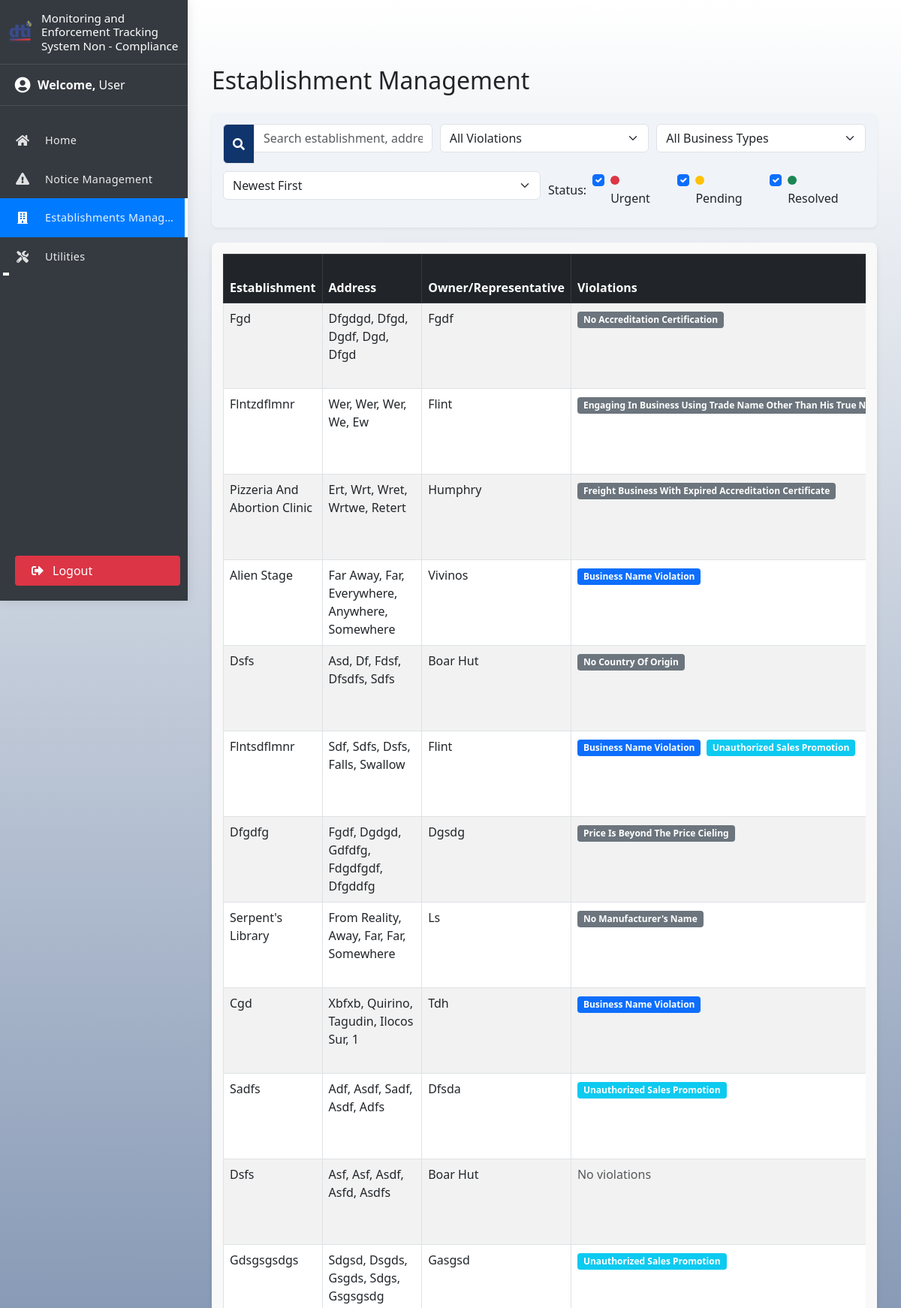
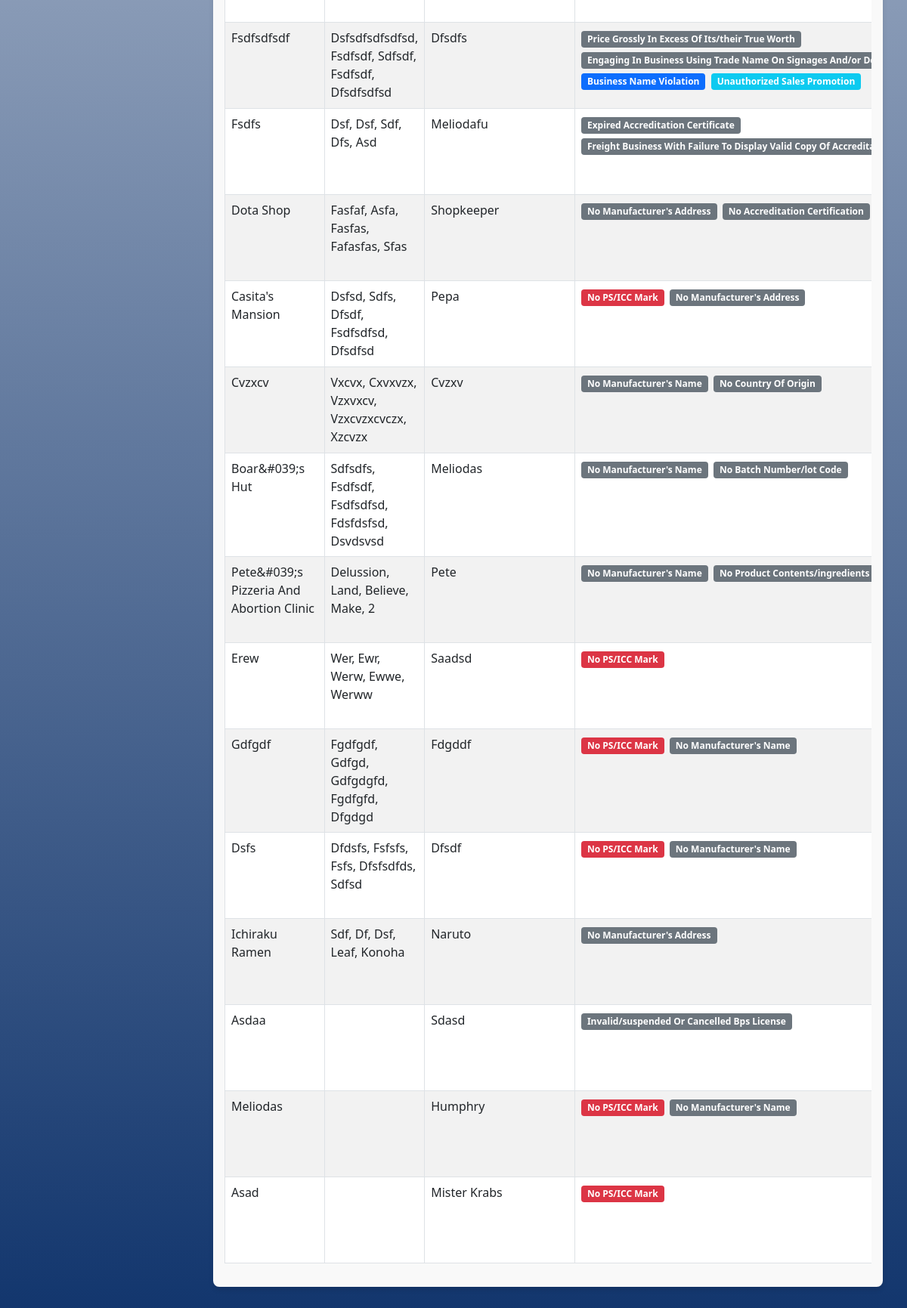
/nov_form.php, run on the app's committed database (2 pictures, top to bottom).
### tables this page shows
CREATE TABLE `establishments` (
  `establishment_id` int(11) NOT NULL AUTO_INCREMENT,
  `name` varchar(255) NOT NULL,
  `owner_representative` varchar(255) DEFAULT NULL,
  `nature` varchar(255) NOT NULL,
  `products` text NOT NULL,
  `violations` text NOT NULL,
  `notice_status` varchar(50) DEFAULT NULL,
  `remarks` text NOT NULL,
  `nov_files` varchar(255) NOT NULL,
  `created_at` timestamp NOT NULL DEFAULT current_timestamp(),
  `issued_by` varchar(255) DEFAULT NULL,
  `issued_datetime` datetime DEFAULT NULL,
  `num_violations` varchar(11) DEFAULT NULL,
  `date_created` datetime NOT NULL DEFAULT current_timestamp(),
  `date_updated` datetime NOT NULL DEFAULT current_timestamp(),
  PRIMARY KEY (`establishment_id`)
);

### public/nov_form.php (the view, shortened to what this page needs)
<?php
include __DIR__ . '/../connection.php';
include '../templates/header.php';
function capitalizeWords($string) {
    return ucwords(strtolower($string));
}
$query = "
    SELECT
        e.establishment_id,
        e.name,
        e.owner_representative AS owner_rep,
        e.violations AS all_violations,
        e.products AS inventory_products,
        e.num_violations,
        e.nature,
        e.remarks,
        e.created_at,
        e.date_updated,
        e.nov_files,
        CONCAT(IFNULL(a.street, ''), IF(a.street IS NOT NULL AND a.street != '', ', ', ''),
               IFNULL(a.barangay, ''), IF(a.barangay IS NOT NULL AND a.barangay != '', ', ', ''),
               IFNULL(a.municipality, ''), IF(a.municipality IS NOT NULL AND a.municipality != '', ', ', ''),
               IFNULL(a.province, ''), IF(a.province IS NOT NULL AND a.province != '', ', ', ''),
               IFNULL(a.region, '')) AS address
    FROM establishments e
    LEFT JOIN addresses a ON e.establishment_id = a.establishment_id
    ORDER BY e.date_updated DESC
";
$result = $conn->query($query);
?>
<!DOCTYPE html>
<html lang="en">
<head>
    <link href="https://cdn.jsdelivr.net/npm/bootstrap@5.3.0/dist/css/bootstrap.min.css" rel="stylesheet">
    <link rel="stylesheet" href="https://cdn.jsdelivr.net/npm/sweetalert2@11/dist/sweetalert2.min.css">
    <link rel="stylesheet" href="https://cdn.jsdelivr.net/npm/flatpickr/dist/flatpickr.min.css">
    <link rel="stylesheet" href="https://cdnjs.cloudflare.com/ajax/libs/font-awesome/5.15.4/css/all.min.css" />
</head>
<body>
    <div class="container py-5">
        <h2 class="mb-4">Establishment Management</h2>
<div class="filter-controls">
    <div class="filter-row">
        <div class="filter-item">
            <div class="input-group">
                <span class="input-group-text" style="background-color: #10346C; color: white;">
                    <i class="fas fa-search"></i>
                </span>
                <input
                    type="text"
                    id="searchInput"
                    class="form-control search-bar"
                    placeholder="Search establishment, address, or violations"
                    onkeyup="filterTable()"
                >
            </div>
        </div>
        <div class="filter-item">
            <select id="violationFilter" class="form-select" onchange="filterTable()">
                <option value="">All Violations</option>
            </select>
        </div>
        <div class="filter-item">
            <select id="natureFilter" class="form-select" onchange="filterTable()">
                <option value="">All Business Types</option>
            </select>
        </div>
    </div>
    <div class="filter-row">
        <div class="filter-item">
            <select id="sortBy" class="form-select" onchange="sortTable()">
                <option value="dateDesc">Newest First</option>
            </select>
        </div>
        <div class="filter-item d-flex align-items-center">
            <label class="me-2">Status:</label>
            <div class="form-check form-check-inline">
                <input class="form-check-input" type="checkbox" id="showUrgent" checked onchange="filterTable()">
                <label class="form-check-label" for="showUrgent">
                    <span class="status-indicator status-urgent"></span> Urgent
                </label>
            </div>
            <div class="form-check form-check-inline">
                <input class="form-check-input" type="checkbox" id="showPending" checked onchange="filterTable()">
                <label class="form-check-label" for="showPending">
                    <span class="status-indicator status-pending"></span> Pending
                </label>
            </div>
            <div class="form-check form-check-inline">
                <input class="form-check-input" type="checkbox" id="showResolved" checked onchange="filterTable()">
                <label class="form-check-label" for="showResolved">
                    <span class="status-indicator status-resolved"></span> Resolved
                </label>
            </div>
        </div>
    </div>
</div>
    <div class="table-container">
        <div class="table-responsive">
            <table class="table table-striped table-bordered" id="recordsTable">
                <thead class="table-dark">
                    <tr>
                        <th>Establishment</th>
                        <th>Address</th>
                        <th>Owner/Representative</th>
                        <th>Violations</th>
                    </tr>
                </thead>
                <tbody>
                <?php while ($row = $result->fetch_assoc()):
                        $status = "pending";
                        ?>
                         <tr data-id="<?= isset($row['establishment_id']) ? $row['establishment_id'] : '' ?>" data-status="<?= $status ?>" data-nature="<?= isset($row['nature']) ? $row['nature'] : '' ?>">
                            <td><?= capitalizeWords(htmlspecialchars($row['name'])) ?></td>
                            <td><?= isset($row['address']) ? capitalizeWords(htmlspecialchars(trim($row['address'], ', '))) : '<span class="text-muted">No address available</span>' ?></td>
                            <td><?= capitalizeWords(htmlspecialchars($row['owner_rep'])) ?></td>
                            <td class="violations-cell">
    <?php
      if (!empty($row['all_violations'])) {
        $violations = array_map('trim', explode(',', $row['all_violations']));
        $formattedViolations = array_map(function($v) {
            if (strpos(strtolower($v), 'ps/icc') !== false) return '<span class="badge bg-danger">No PS/ICC Mark</span>';
            if (strpos(strtolower($v), 'invalid/expired') !== false) return '<span class="badge bg-warning">Invalid/Expired Accreditation</span>';
            if (strpos(strtolower($v), 'improper labeling') !== false) return '<span class="badge bg-info">Improper Labeling</span>';
            if (strpos(strtolower($v), 'price tag') !== false) return '<span class="badge bg-secondary">Price Tag Violations</span>';
            if (strpos(strtolower($v), 'overpricing') !== false) return '<span class="badge bg-danger">Overpricing</span>';
            if (strpos(strtolower($v), 'business name') !== false) return '<span class="badge bg-primary">Business Name Violation</span>';
            if (strpos(strtolower($v), 'sales promotion') !== false) return '<span class="badge bg-info">Unauthorized Sales Promotion</span>';
            return '<span class="badge bg-secondary">' . ucwords(strtolower($v)) . '</span>';
        }, $violations);
        echo implode(' ', array_unique($formattedViolations));
    } else {
        echo '<span class="text-muted">No violations</span>';
    }
    ?>
</td>
                        </tr>
                    <?php endwhile; ?>
                </tbody>
            </table>
        </div>
    </div>
</div>
            </body>
            </html>
<?php include '../templates/footer.php'; ?>

### templates/header.php (shortened to what this page needs)
<!DOCTYPE html>
<html lang="en">
<head>
    <link href="https://cdn.jsdelivr.net/npm/bootstrap@5.2.3/dist/css/bootstrap.min.css" rel="stylesheet">
    <link rel="stylesheet" href="https://cdnjs.cloudflare.com/ajax/libs/font-awesome/6.4.0/css/all.min.css">
</head>
<body>
    <div id="wrapper">
        <?php include 'sidebar.php'; ?>
        <div id="content">

### templates/sidebar.php (shortened to what this page needs)
<?php
$current_page = basename($_SERVER['PHP_SELF']);
?>
<nav id="sidebar">
    <div class="sidebar-header">
        <img src="../images/dti-logo1.png" alt="DTI Logo" class="sidebar-logo">
        <div class="title-container">
            <h5 class="sidebar-title mb-0">Monitoring and Enforcement Tracking System Non - Compliance</h5>
        </div>
    </div>
    <div class="user-profile">
        <div class="d-flex align-items-center">
            <div class="icon-container">
                <i class="fas fa-user-circle fa-lg"></i>
            </div>
            <div class="user-info">
                <strong>Welcome,</strong>
                <?php echo htmlspecialchars(ucfirst($_SESSION['username'] ?? 'User')); ?>
            </div>
        </div>
    </div>
    <ul class="list-unstyled components">
        <li>
            <a href="index.php" class="<?php echo ($current_page == 'index.php') ? 'active' : ''; ?>">
                <div class="icon-container">
                    <i class="fas fa-home"></i>
                </div>
                <span class="nav-text">Home</span>
            </a>
        </li>
        <li>
            <a href="establishments.php" class="<?php echo ($current_page == 'establishments.php') ? 'active' : ''; ?>">
                <div class="icon-container">
                    <i class="fas fa-exclamation-triangle"></i>
                </div>
                <span class="nav-text">Notice Management</span>
            </a>
        </li>
        <li>
            <a href="nov_form.php" class="<?php echo ($current_page == 'nov_form.php') ? 'active' : ''; ?>">
                <div class="icon-container">
                    <i class="fas fa-building"></i>
                </div>
                <span class="nav-text">Establishments Management</span>
            </a>
        </li>
        <li>
            <a href="#utilitiesSubmenu" data-toggle="collapse" aria-expanded="<?php echo (in_array($current_page, ['audit_logs.php', 'backup_restore.php'])) ? 'true' : 'false'; ?>" class="dropdown-toggle <?php echo (in_array($current_page, ['audit_logs.php', 'backup_restore.php'])) ? 'active' : ''; ?>">
                <div class="icon-container">
                    <i class="fas fa-tools"></i>
                </div>
                <span class="nav-text">Utilities</span>
            </a>
        </li>
    </ul>
    <div class="logout-section">
        <button id="logoutBtn" class="btn btn-danger w-100 d-flex align-items-center">
            <div class="icon-container">
                <i class="fas fa-sign-out-alt"></i>
            </div>
            <span class="btn-text">Logout</span>
        </button>
    </div>
</nav>

### templates/footer.php (shortened to what this page needs)
</div>
    </div>
</body>
</html>

### templates/header.php (style rules this page uses)
:root { --sidebar-expanded-width: 250px; --sidebar-collapsed-width: 70px; --sidebar-bg: #343a40; --sidebar-hover: #4e5962; --sidebar-active: #007bff; --transition-speed: 0.3s; }
body { font-family: 'Segoe UI', Tahoma, Geneva, Verdana, sans-serif; display: flex; min-height: 100vh; overflow-x: hidden; background: linear-gradient(to bottom, #ffffff 0%, #10346C 100%); }
#wrapper { display: flex; width: 100%; align-items: stretch; }
#sidebar { width: var(--sidebar-collapsed-width); background-color: var(--sidebar-bg); color: #fff; transition: all var(--transition-speed) ease; position: fixed; height: 100vh; z-index: 999; box-shadow: 0 0 15px rgba(0, 0, 0, 0.1); overflow: hidden; }
#sidebar .sidebar-header { padding: 15px 10px; background: #343a40; text-align: center; white-space: nowrap; overflow: hidden; display: flex; align-items: center; height: 85px; }
#sidebar .sidebar-logo { height: 35px; width: 35px; min-width: 35px; object-fit: contain; margin-right: 10px; transition: all var(--transition-speed); flex-shrink: 0; display: block; }
#sidebar .sidebar-header .title-container { opacity: 0; width: 0; transition: all var(--transition-speed); white-space: normal; text-overflow: clip; }
#sidebar .sidebar-title { font-size: 0.95rem; line-height: 1.2; text-align: left; margin: 0; white-space: normal; overflow: visible; text-overflow: clip; word-break: break-word; }
#sidebar .nav-text { opacity: 0; transition: opacity var(--transition-speed); white-space: nowrap; margin-left: 10px; font-size: 0.9rem; font-weight: 500; letter-spacing: 0.3px; color: rgba(255, 255, 255, 0.9); text-transform: capitalize; flex-grow: 1; overflow: hidden; text-overflow: ellipsis; max-width: calc(var(--sidebar-expanded-width) - 70px); }
#sidebar .nav-text, #sidebar .user-info, #sidebar .btn-text { opacity: 0; transition: opacity var(--transition-speed); white-space: nowrap; }
#sidebar ul.components { padding: 20px 0; margin: 0; }
#sidebar ul li { position: relative; }
#sidebar ul li a { padding: 15px; display: flex; align-items: center; color: rgba(255, 255, 255, 0.85); text-decoration: none; transition: all var(--transition-speed); position: relative; overflow: hidden; white-space: nowrap; }
#sidebar ul li a::after { content: ''; position: absolute; left: 0; bottom: 0; height: 2px; width: 0; background-color: #fff; transition: width var(--transition-speed) ease; }
#sidebar ul li a.active { color: #fff; background: var(--sidebar-active); border-right: 4px solid #fff; }
#sidebar .icon-container { width: 30px; text-align: center; margin-right: 5px; flex-shrink: 0; display: flex; justify-content: center; align-items: center; }
#content { width: calc(100% - var(--sidebar-collapsed-width)); min-height: 100vh; transition: all var(--transition-speed); margin-left: var(--sidebar-collapsed-width); padding: 20px; }
.user-profile { padding: 15px; border-top: 1px solid rgba(255, 255, 255, 0.1); border-bottom: 1px solid rgba(255, 255, 255, 0.1); white-space: nowrap; overflow: hidden; transition: all var(--transition-speed); }
.user-profile .d-flex { min-height: auto; }
.logout-section { padding: 15px; position: absolute; bottom: 0; width: 100%; white-space: nowrap; overflow: hidden; }

### data on the page
establishments: name "Fgd", address "Dfgdgd, Dfgd, Dgdf, Dgd, Dfgd", owner_representative "Fgdf", v "No Accreditation Certification"
establishments: name "Flntzdflmnr", address "Wer, Wer, Wer, We, Ew", owner_representative "Flint", v "Engaging In Business Using Trade Name Other Than His True…"
establishments: name "Pizzeria And Abortion Clinic", address "Ert, Wrt, Wret, Wrtwe, Retert", owner_representative "Humphry", v "Freight Business With Expired Accreditation Certificate"
establishments: name "Alien Stage", address "Far Away, Far, Everywhere, Anywhere, Somewhere", owner_representative "Vivinos", shows "Business Name Violation"
establishments: name "Dsfs", address "Asd, Df, Fdsf, Dfsdfs, Sdfs", owner_representative "Boar Hut", v "No Country Of Origin"
establishments: name "Flntsdflmnr", address "Sdf, Sdfs, Dsfs, Falls, Swallow", owner_representative "Flint", shows "Business Name Violation", shows "Unauthorized Sales Promotion"
establishments: name "Dfgdfg", address "Fgdf, Dgdgd, Gdfdfg, Fdgdfgdf, Dfgddfg", owner_representative "Dgsdg", v "Price Is Beyond The Price Cieling"
establishments: name "Serpent's Library", address "From Reality, Away, Far, Far, Somewhere", owner_representative "Ls", v "No Manufacturer's Name"
establishments: name "Cgd", address "Xbfxb, Quirino, Tagudin, Ilocos Sur, 1", owner_representative "Tdh", shows "Business Name Violation"
establishments: name "Sadfs", address "Adf, Asdf, Sadf, Asdf, Adfs", owner_representative "Dfsda", shows "Unauthorized Sales Promotion"
establishments: name "Dsfs", address "Asf, Asf, Asdf, Asfd, Asdfs", owner_representative "Boar Hut", violations "No violations"
establishments: name "Gdsgsgsdgs", address "Sdgsd, Dsgds, Gsgds, Sdgs, Gsgsgsdg", owner_representative "Gasgsd", shows "Unauthorized Sales Promotion"
establishments: name "Fsdfsdfsdf", address "Dsfsdfsdfsdfsd, Fsdfsdf, Sdfsdf, Fsdfsdf, Dfsdfsdfsd", owner_representative "Dfsdfs", v "Price Grossly In Excess Of Its/their True Worth Engaging In Business Using Trade Name On Signages And/or…", shows "Business Name Violation", shows "Unauthorized Sales Promotion"
establishments: name "Fsdfs", address "Dsf, Dsf, Sdf, Dfs, Asd", owner_representative "Meliodafu", v "Expired Accreditation Certificate Freight Business With Failure To Display Valid Copy Of…"
establishments: name "Dota Shop", address "Fasfaf, Asfa, Fasfas, Fafasfas, Sfas", owner_representative "Shopkeeper", v "No Manufacturer's Address No Accreditation Certification"
establishments: name "Casita's Mansion", address "Dsfsd, Sdfs, Dfsdf, Fsdfsdfsd, Dfsdfsd", owner_representative "Pepa", shows "No PS/ICC Mark", v "No Manufacturer's Address"
establishments: name "Cvzxcv", address "Vxcvx, Cxvxvzx, Vzxvxcv, Vzxcvzxcvczx, Xzcvzx", owner_representative "Cvzxv", v "No Manufacturer's Name No Country Of Origin"
establishments: name "Boar&#039;s Hut", address "Sdfsdfs, Fsdfsdf, Fsdfsdfsd, Fdsfdsfsd, Dsvdsvsd", owner_representative "Meliodas", v "No Manufacturer's Name No Batch Number/lot Code"
establishments: name "Pete&#039;s Pizzeria And Abortion Clinic", address "Delussion, Land, Believe, Make, 2", owner_representative "Pete", v "No Manufacturer's Name No Product Contents/ingredients"
establishments: name "Erew", address "Wer, Ewr, Werw, Ewwe, Werww", owner_representative "Saadsd", shows "No PS/ICC Mark"
establishments: name "Gdfgdf", address "Fgdfgdf, Gdfgd, Gdfgdgfd, Fgdfgfd, Dfgdgd", owner_representative "Fdgddf", shows "No PS/ICC Mark", v "No Manufacturer's Name"
establishments: name "Dsfs", address "Dfdsfs, Fsfsfs, Fsfs, Dfsfsdfds, Sdfsd", owner_representative "Dfsdf", shows "No PS/ICC Mark", v "No Manufacturer's Name"
establishments: name "Ichiraku Ramen", address "Sdf, Df, Dsf, Leaf, Konoha", owner_representative "Naruto", v "No Manufacturer's Address"
establishments: name "Asdaa", owner_representative "Sdasd", v "Invalid/suspended Or Cancelled Bps License"
establishments: name "Meliodas", owner_representative "Humphry", shows "No PS/ICC Mark", v "No Manufacturer's Name"
establishments: name "Asad", owner_representative "Mister Krabs", shows "No PS/ICC Mark"

### other printed values
$_SESSION['username'] "User"
